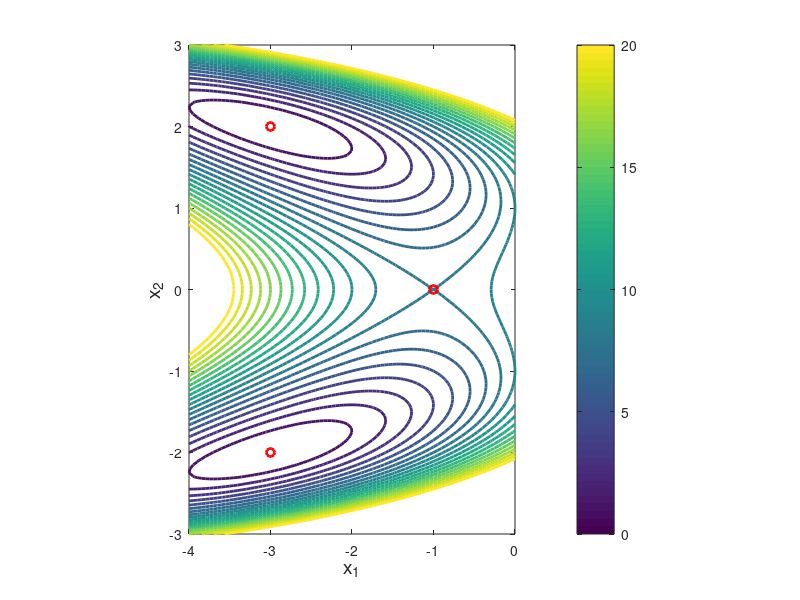

The MATLAB script that drew this image:
x1 =  -4:0.05:0;
x2 =  -3:0.05:3;
[X1,X2]=meshgrid(x1,x2);
F=(X2.^2+X1-1).^2+(X1+3).^2;

figure,
v = 0:20;
[c,h]=contour(X1,X2,F,v,'linewidth',2);
hold on;
scatter([-1, -3, -3],[0,-2,2],'r', 'linewidth', 2);
colorbar, axis image,
xlabel('x_1','fontsize',14),
ylabel('x_2','fontsize',14),